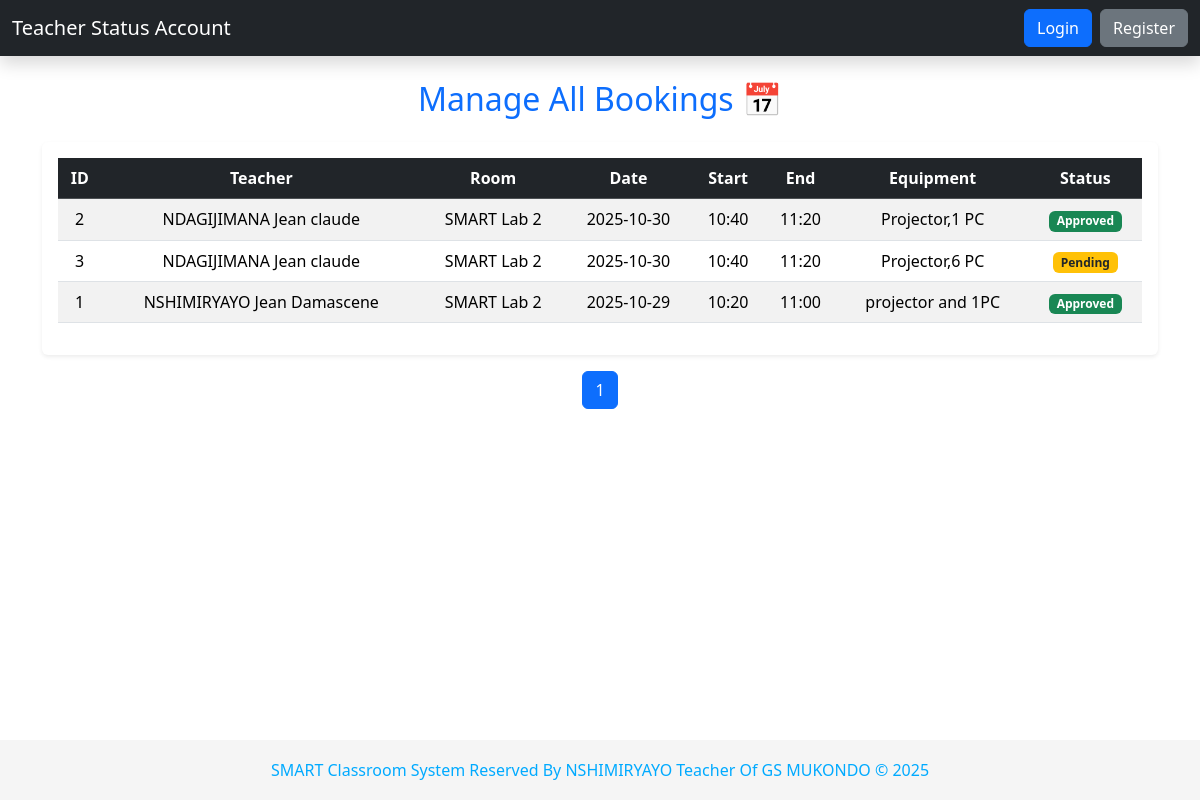
The app's page /manage_teacherbook with its own data.
### tables this page shows
CREATE TABLE Bookings (
                BookingID INTEGER PRIMARY KEY AUTOINCREMENT,
                TeacherID INTEGER NOT NULL,
                RoomID INTEGER NOT NULL,
                Date TEXT NOT NULL,
                StartTime TEXT NOT NULL,
                EndTime TEXT NOT NULL,
                Equipment TEXT,
                Status TEXT DEFAULT 'Pending',
                FOREIGN KEY (TeacherID) REFERENCES Teachers(TeacherID),
                FOREIGN KEY (RoomID) REFERENCES Classrooms(RoomID)
            );

CREATE TABLE Teachers (
                TeacherID INTEGER PRIMARY KEY AUTOINCREMENT,
                Name TEXT NOT NULL,
                Subject TEXT,
                Username TEXT UNIQUE NOT NULL,
                Password TEXT NOT NULL,
                Role TEXT DEFAULT 'Teacher',
                IsApproved INTEGER DEFAULT 0,
                Email TEXT,
                Phone TEXT,
                Class TEXT
            , Gender TEXT, ClassTeacher TEXT);

CREATE TABLE Classrooms (
                RoomID INTEGER PRIMARY KEY AUTOINCREMENT,
                Name TEXT UNIQUE NOT NULL,
                EquipmentList TEXT
            );

### app.py (the view)
@app.route('/manage_teacherbook')
def manage_teacherbook():
    conn = connect_db()
    cursor = conn.cursor()
    page = request.args.get('page', 1, type=int)  # Current page
    per_page = 5  # Show 5 bookings per page
    offset = (page - 1) * per_page
    cursor.execute("""
        SELECT
            b.BookingID,
            t.Name AS TeacherName,
            c.Name AS RoomName,
            b.Date,
            b.StartTime,
            b.EndTime,
            b.Equipment,
            b.Status
        FROM Bookings b
        LEFT JOIN Teachers t ON b.TeacherID = t.TeacherID
        LEFT JOIN Classrooms c ON b.RoomID = c.RoomID
        ORDER BY b.Date DESC
        LIMIT ? OFFSET ?
    """, (per_page, offset))
    bookings = cursor.fetchall()
    cursor.execute("SELECT COUNT(*) FROM Bookings")
    total = cursor.fetchone()[0]
    total_pages = (total + per_page - 1) // per_page  # ceil division
    if page < 1:
        page = 1
    elif page > total_pages:
        page = total_pages
    conn.close()
    return render_template(
        'manage_teacherbook.html',
        bookings=bookings,
        page=page,
        total_pages=total_pages
    )

### app.py (called while the page is built)
@app.context_processor
def inject_global_vars():
    return {'now': datetime.now()}

### db_setup.py (called while the page is built)
def connect_db():
    try:
        conn = sqlite3.connect(DB_FILE)
        conn.row_factory = None  # or sqlite3.Row for dict-like access
        return conn
    except sqlite3.Error as e:
        print(f"[ERROR] Database connection failed: {e}")
        return None

### templates/manage_teacherbook.html (shortened to what this page needs)
{% extends "base.html" %}
{% block content %}
<h2 class="mb-4 text-center text-primary">Manage All Bookings 📅</h2>
<div class="table-responsive shadow-sm p-3 bg-white rounded">
    <table class="table table-striped table-hover align-middle text-center">
        <thead class="table-dark">
            <tr>
                <th>ID</th>
                <th>Teacher</th>
                <th>Room</th>
                <th>Date</th>
                <th>Start</th>
                <th>End</th>
                <th>Equipment</th>
                <th>Status</th>
            </tr>
        </thead>
        <tbody>
            {% for booking in bookings %}
            <tr>
                <td>{{ booking[0] }}</td>
                <td>{{ booking[1] or "N/A" }}</td>
                <td>{{ booking[2] or "N/A" }}</td>
                <td>{{ booking[3] }}</td>
                <td>{{ booking[4] }}</td>
                <td>{{ booking[5] }}</td>
                <td>{{ booking[6] or "None" }}</td>
                <td>
                    {% if booking[7] == 'Approved' %}
                        <span class="badge bg-success">Approved</span>
                    {% elif booking[7] == 'Pending' %}
                        <span class="badge bg-warning text-dark">Pending</span>
                    {% else %}
                        <span class="badge bg-danger">Denied</span>
                    {% endif %}
                </td>
            </tr>
            {% else %}
            <tr>
                <td colspan="8" class="text-center text-muted">No bookings found.</td>
            </tr>
            {% endfor %}
        </tbody>
    </table>
</div>
<nav aria-label="Page navigation" class="mt-3">
  <ul class="pagination justify-content-center">
    {% for p in range(1, total_pages + 1) %}
      <li class="page-item {% if p == page %}active{% endif %}">
        <a class="page-link" href="{{ url_for('manage_bookings', page=p) }}">{{ p }}</a>
      </li>
    {% endfor %}
  </ul>
</nav>
{% endblock %}

### templates/base.html (style rules this page uses)
body { padding-bottom: 70px; }

### records on screen
Bookings: BookingID "2", Name "NDAGIJIMANA Jean claude", Name "SMART Lab 2", Date "2025-10-30", StartTime "10:40", EndTime "11:20", Equipment "Projector,1 PC", Status "Approved"
Bookings: BookingID "3", Name "NDAGIJIMANA Jean claude", Name "SMART Lab 2", Date "2025-10-30", StartTime "10:40", EndTime "11:20", Equipment "Projector,6 PC", Status "Pending"
Bookings: BookingID "1", Name "NSHIMIRYAYO Jean Damascene", Name "SMART Lab 2", Date "2025-10-29", StartTime "10:20", EndTime "11:00", Equipment "projector and 1PC", Status "Approved"

### other values on screen
{{ p }} "1"
